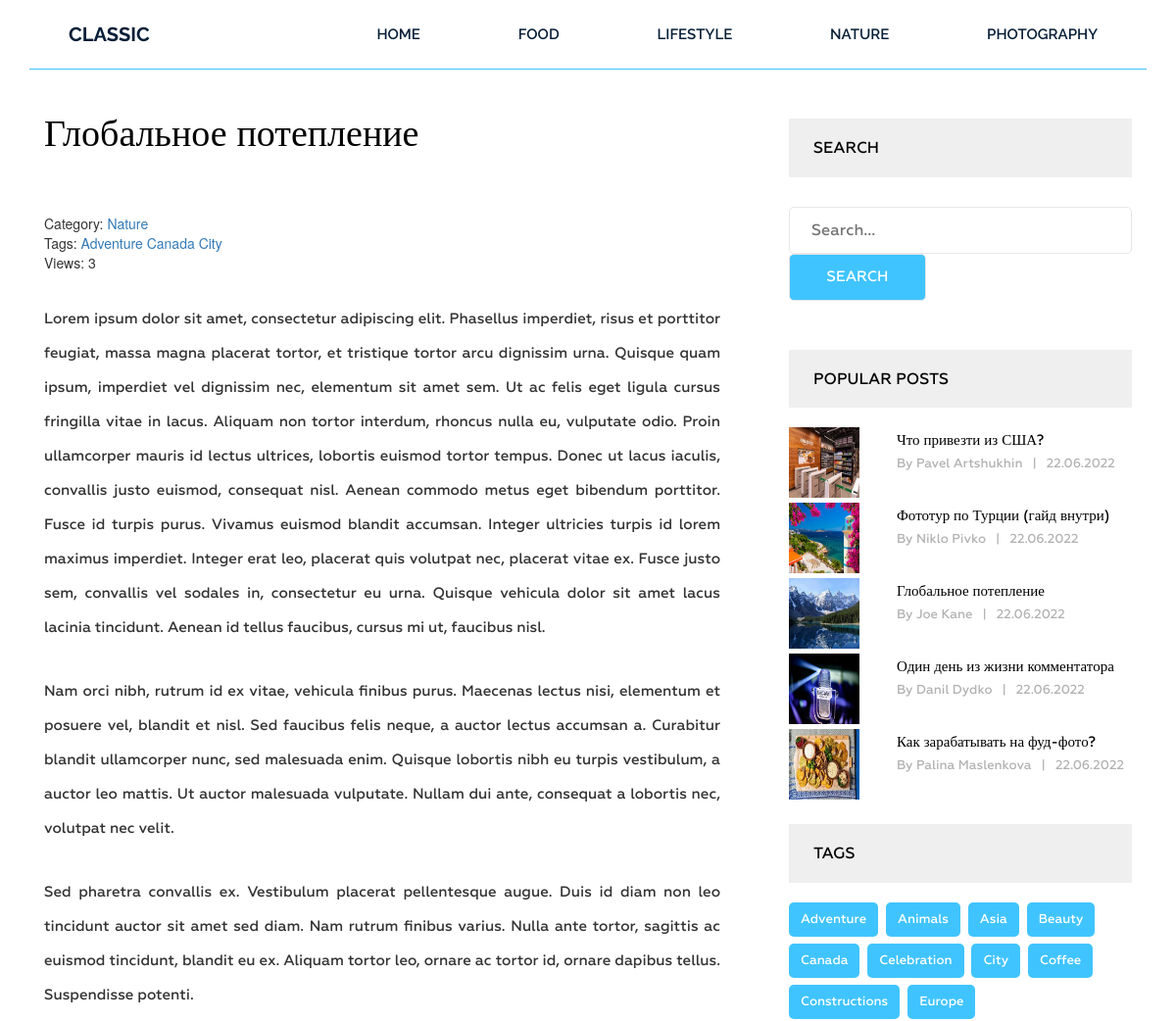
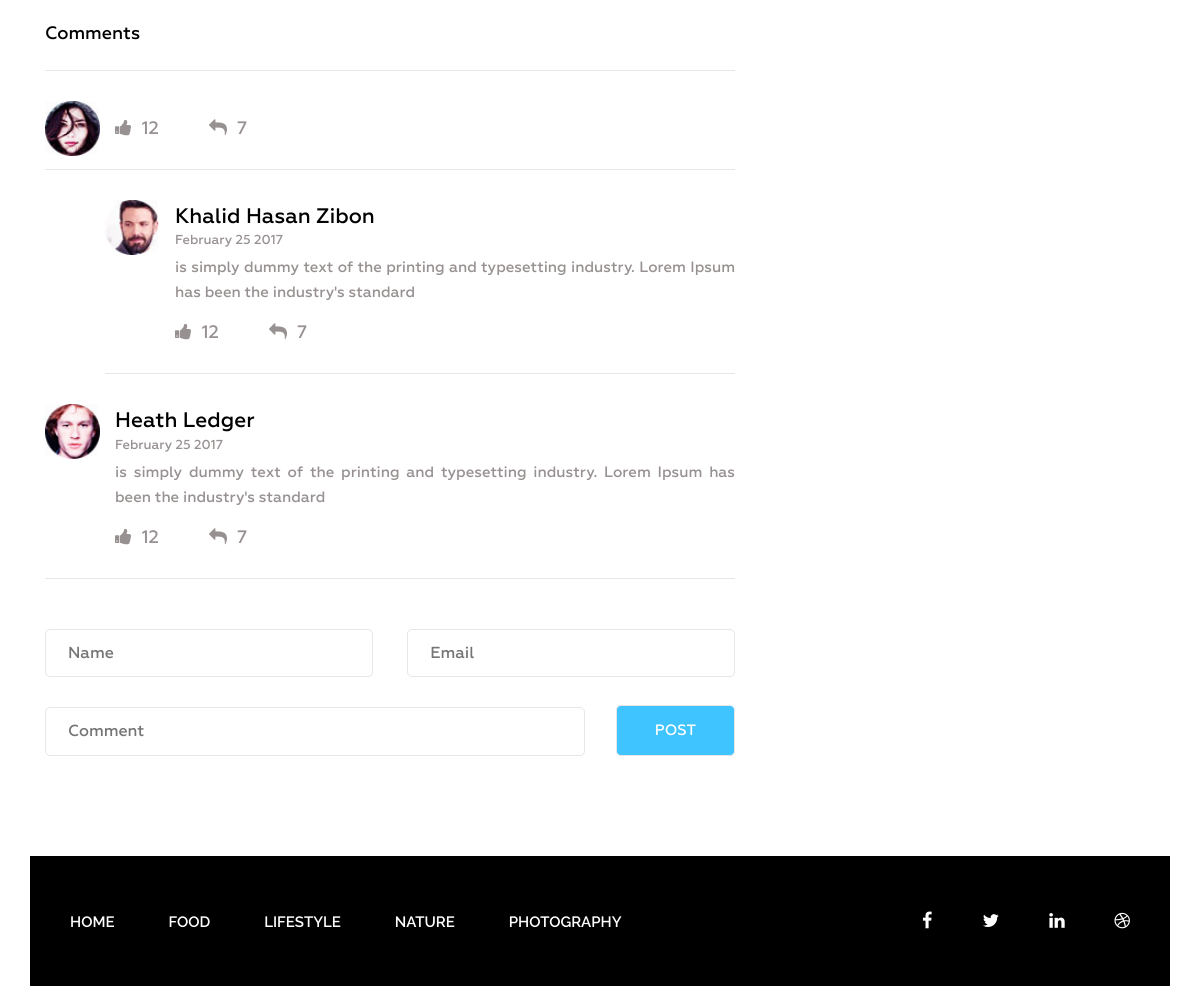
/post/globalnoe-poteplenie/, run on the app's committed database (2 pictures, top to bottom).
### blog/models.py (models this page shows, shortened)
class Category(models.Model):
    title = models.CharField(max_length=255)
    slug = models.SlugField(max_length=255, verbose_name='URL', unique=True)
    def __str__(self):
        return self.title
    def get_absolute_url(self):
        return reverse('category', kwargs={"slug": self.slug})
    class Meta:
        verbose_name = 'Категория'
        verbose_name_plural = 'Категории'
        ordering = ['title']

class Post(models.Model):
    title = models.CharField(max_length=255)
    slug = models.SlugField(max_length=50, verbose_name='URL', unique=True)
    author = models.CharField(max_length=100)
    content = models.TextField(blank=True)
    created_at = models.DateTimeField(auto_now_add=True, verbose_name='Опубликовано')
    photo = models.ImageField(upload_to='photos/%Y/%m/%d', blank=True)
    views = models.IntegerField(default=0, verbose_name='Количество просмотров')
    category = models.ForeignKey(Category, on_delete=models.PROTECT, related_name='posts')
    tags = models.ManyToManyField(Tag, related_name='posts', blank=True)
    def get_absolute_url(self):
        return reverse('post', kwargs={"slug": self.slug})
    class Meta:
        verbose_name = 'Пост'
        verbose_name_plural = 'Посты'
        ordering = ['-created_at']

class Tag(models.Model):
    title = models.CharField(max_length=50)
    slug = models.SlugField(max_length=50, verbose_name='URL', unique=True)
    class Meta:
        verbose_name = 'Тег'
        verbose_name_plural = 'Теги'
        ordering = ['title']
    def get_absolute_url(self):
        return reverse('tag', kwargs={"slug": self.slug})

### blog/views.py (the view)
# urls.py: path('post/<str:slug>/', GetPost.as_view(), name='post'),
class GetPost(DetailView):
    model = Post
    template_name = 'blog/single.html'
    context_object_name = 'post'
    def get_context_data(self, *, object_list=None, **kwargs):
        context = super().get_context_data(**kwargs)
        self.object.views = F('views') + 1
        self.object.save()
        self.object.refresh_from_db()
        return context

### blog/templatetags/menu.py (called while the page is built)
@register.inclusion_tag('blog/menu_tpl.html')
def show_menu(menu_class='menu'):
    categories = Category.objects.all()
    return {
        "categories": categories,
        "menu_class": menu_class
    }

### blog/templatetags/sidebar.py (called while the page is built)
@register.inclusion_tag('blog/popular_posts_tpl.html')
def get_popular(cnt=3):
    posts = Post.objects.order_by('-views')[:cnt]
    return {
        'posts': posts
    }

@register.inclusion_tag('blog/tags_tpl.html')
def get_tags():
    tags = Tag.objects.all()
    return {
        'tags': tags
    }

### blog/templates/blog/single.html (shortened to what this page needs)
{% extends 'base.html' %}
{% load static %}
{% load sidebar %}
{% block content %}
<section class="single-blog-area">
            <div class="container">
                <div class="row">
                   <div class="col-md-12">
                    <div class="border-top">
                        <div class="col-md-8">
                        <div class="blog-area">
                            <div class="blog-area-part">
                                <h2>{{ post.title }}</h2>
                                <div class="single-content">
                                    <div>
                                        <span>Category: <a href="{{ post.category.get_absolute_url }}"> {{ post.category }}</a></span>
                                        <br>
                                        {% if post.tags.exists %}
                                        <span>
                                            Tags:
                                            {% for tag in post.tags.all %}
                                            <a href="{{ tag.get_absolute_url }}">{{ tag.title }}</a>
                                            {% endfor %}
                                        </span>
                                        <br>
                                        <span>Views: {{ post.views }}</span>
                                        {% endif %}
                                    </div>
                                {{ post.content|safe }}
                                </div>
                            </div>
                            <div class="commententries">
                                <h3>Comments</h3>
                                <ul class="commentlist">
                                    <li>
                                        <article class="comment">
                                            <header class="comment-author">
                                                <img src="img/author-1.jpg" alt="">
                                            </header>
                                            <section class="comment-details">
                                                <div class="reply">
                                                    <p><span><a href="#"><i class="fa fa-thumbs-up" aria-hidden="true"></i></a>12</span><span><a href="#"><i class="fa fa-reply" aria-hidden="true"></i></a>7</span></p>
                                                </div>
                                            </section>
                                        </article>
                                        <ul class="children">
                                            <li>
                                                <article class="comment">
                                                    <header class="comment-author">
                                                        <img src="img/author-2.jpg" alt="">
                                                    </header>
                                                    <section class="comment-details">
                                                        <div class="author-name">
                                                            <h5><a href="#">Khalid Hasan Zibon</a></h5>
                                                            <p>February 25 2017</p>
                                                        </div>
                                                        <div class="comment-body">
                                                            <p>is simply dummy text of the printing and typesetting industry. Lorem Ipsum has been the industry's standard </p>
                                                        </div>
                                                        <div class="reply">
                                                            <p><span><a href="#"><i class="fa fa-thumbs-up" aria-hidden="true"></i></a>12</span><span><a href="#"><i class="fa fa-reply" aria-hidden="true"></i></a>7</span></p>
                                                        </div>
                                                    </section>
                                                </article>
                                            </li>
                                        </ul>
                                    </li>
                                    <li>
                                        <article class="comment">
                                            <header class="comment-author">
                                                <img src="img/author-3.jpg" alt="">
                                            </header>
                                            <section class="comment-details">
                                                <div class="author-name">
                                                    <h5><a href="#">Heath Ledger</a></h5>
                                                    <p>February 25 2017</p>
                                                </div>
                                                <div class="comment-body">
                                                    <p>is simply dummy text of the printing and typesetting industry. Lorem Ipsum has been the industry's standard </p>
                                                </div>
                                                <div class="reply">
                                                    <p><span><a href="#"><i class="fa fa-thumbs-up" aria-hidden="true"></i></a>12</span><span><a href="#"><i class="fa fa-reply" aria-hidden="true"></i></a>7</span></p>
                                                </div>
                                            </section>
                                        </article>
                                    </li>
                                </ul>
                            </div>
                            <form action="." method="post">
                                <div class="name">
                                    <input type="text" name="" id="" placeholder="Name" class="name">
                                </div>
                                <div class="email">
                                    <input type="email" name="" id="" placeholder="Email" class="email">
                                </div>
                                <div class="comment">
                                    <input type="text" name="" id="" placeholder="Comment" class="comment">
                                </div>
                                <div class="post">
                                    <input type="submit" value="Post">
                                </div>
                            </form>
                        </div>
                    </div>
                        <div class="col-md-4">
                             <div class="newsletter">
                                <h2 class="sidebar-title">Search</h2>
                                <form action="{% url 'search' %}" method="get">
                                    <input type="text" name="s" placeholder="Search...">
                                    <input type="submit" value="Search">
                                </form>
                            </div>
                       {% get_popular 5 %}
                            {% get_tags %}
                    </div>
                </div>
            </div>
            </div>
            </div>
        </section>
{% endblock %}

### templates/base.html (shortened to what this page needs)
{% load static %}
{% load cache %}
<!DOCTYPE html>
<html lang="en">
<head>
    <link rel="stylesheet" href="{% static 'css/bootstrap.css' %}">
    <link rel="stylesheet" href="{% static 'css/font-awesome.min.css' %}">
    <link rel="stylesheet" href="{% static 'css/owl.carousel.min.css' %}">
    <link rel="stylesheet" href="{% static 'css/owl.theme.default.min.css' %}">
    <link rel="stylesheet" href="{% static 'style.css' %}">
    <link rel="stylesheet" href="{% static 'responsive.css' %}">
</head>
<body>
    <div class="wrapper">
        {% cache 20 header %}
        {% include 'inc/_header.html' %}
        {% endcache %}
        {% block content %}{% endblock %}
        {% cache 20 footer %}
        {% include 'inc/_footer.html' %}
        {% endcache %}
    </div>
</body>
</html>

### templates/inc/_header.html
{% load menu %}
<header class="header">
            <div class="container">
                <div class="row">
                    <div class="col-md-2">
                        <div class="logo">
                            <h2><a href="{% url 'home' %}">Classic</a></h2>
                        </div>
                    </div>
                    <div class="col-md-10">
                        {% show_menu %}
                    </div>
                </div>
            </div>
</header>

### blog/templates/blog/popular_posts_tpl.html
<h2 class="sidebar-title">Popular posts</h2>
<div class="grid">
    {% for post in posts %}
    <div class="portfolio-item popular" >
        {% if post.photo %}
        <img src="{{ post.photo.url }}" alt="{{ post.title }}" width="293" height="172">
        {% else %}
        <img src="https://klike.net/uploads/posts/2020-04/1587631265_2.jpg">
        {% endif %}
        <div class="portfolio-text">
            <h5><a href="{{ post.get_absolute_url }}">{{ post.title }}</a></h5>
            <p>By {{ post.author }}<span>|</span>{{ post.created_at|date:"d.m.Y" }}</p>
        </div>
    </div>
    {% endfor %}
</div>

### blog/templates/blog/tags_tpl.html
<div class="tags">
    <h2 class="sidebar-title">Tags</h2>
     {% for tag in tags %}
    <p><a href="{{ tag.get_absolute_url }}">{{ tag.title }}</a></p>
    {% endfor %}
</div>

### templates/inc/_footer.html
{% load menu %}
<footer class="footer">
            <div class="container">
                <div class="row">
                    <div class="col-md-12">
                        <div class="footer-bg">
                            <div class="row">
                                <div class="col-md-9">
                                   {% show_menu 'footer-menu' %}
                                </div>
                                <div class="col-md-3">
                                    <div class="footer-icon">
                                        <p><a href="#"><i class="fa fa-facebook" aria-hidden="true"></i></a><a href="#"><i class="fa fa-twitter" aria-hidden="true"></i></a><a href="#"><i class="fa fa-linkedin" aria-hidden="true"></i></a><a href="#"><i class="fa fa-dribbble" aria-hidden="true"></i></a></p>
                                    </div>
                                </div>
                            </div>
                        </div>
                    </div>
                </div>
            </div>
</footer>

### data on the page
Category: title "FOOD"
Category: title "LIFESTYLE"
Category: title "NATURE"
Category: title "PHOTOGRAPHY"
Post: title "Глобальное потепление", category "Nature", views "3", content "Lorem ipsum dolor sit amet, consectetur adipiscing elit. Phasellus imperdiet, risus et porttitor feugiat, massa magna placerat tortor, et tristique tortor arcu dignissim urna. Quisque quam ipsum, imperdiet vel dignissim nec, elementum sit amet sem. Ut ac felis eget ligula cursus fringilla vitae in lacus. Aliquam non tortor interdum, rhoncus nulla eu, vulputate odio. Proin ullamcorper mauris id lectus ultrices, lobortis euismod tortor tempus. Donec ut lacus iaculis, convallis justo euismod, consequat nisl. Aenean commodo metus eget bibendum porttitor. Fusce id turpis purus. Vivamus euismod blandit accumsan. Integer ultricies turpis id lorem maximus imperdiet. Integer erat leo, placerat quis…", photo (picture), author "Joe Kane", created_at "22.06.2022"
Tag: title "Adventure"
Tag: title "Canada"
Tag: title "City"
Post: photo (picture), title "Что привезти из США?", author "Pavel Artshukhin", created_at "22.06.2022"
Post: photo (picture), title "Фототур по Турции (гайд внутри)", author "Niklo Pivko", created_at "22.06.2022"
Post: photo (picture), title "Один день из жизни комментатора", author "Danil Dydko", created_at "22.06.2022"
Post: photo (picture), title "Как зарабатывать на фуд-фото?", author "Palina Maslenkova", created_at "22.06.2022"
Tag: title "Animals"
Tag: title "Asia"
Tag: title "Beauty"
Tag: title "Celebration"
Tag: title "Coffee"
Tag: title "Constructions"
Tag: title "Europe"
